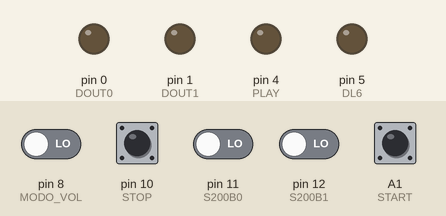
Simulated run of this sketch. Board: Arduino Mega 2560, built with avr-gcc and run on an emulated ATmega2560. On the bench: output pins drawn as LEDs (lit = HIGH). Inputs (shaded band) come from the test bench; at power-on: A1 (START), pin 8 (MODO_VOL), pin 10 (STOP), pin 11 (S200B0), pin 12 (S200B1) LOW.

Above: at 1.2 s.
1.3 s: A1 (START) pulled HIGH for 0.15 s
At 1.8 s:
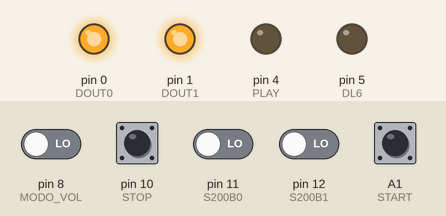
2.9 s: pin 8 (MODO_VOL) driven HIGH
At 4.1 s:
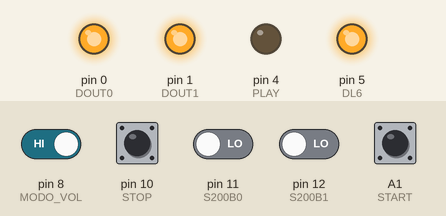
4.4 s: pin 8 (MODO_VOL) driven LOW
At 6.9 s:
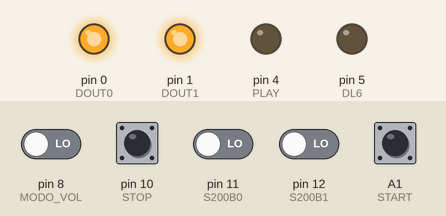
7.4 s: pin 8 (MODO_VOL) driven HIGH and pin 11 (S200B0) driven HIGH
At 8.6 s:
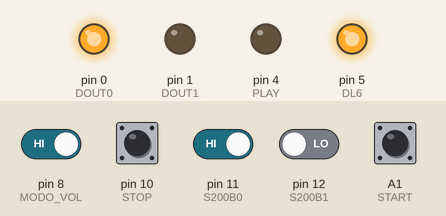
8.9 s: pin 12 (S200B1) driven HIGH
At 10.7 s:
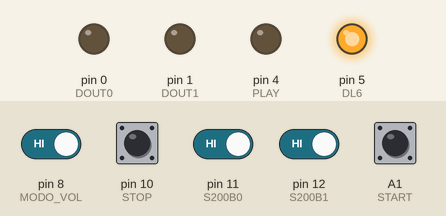
11.4 s: pin 11 (S200B0) driven LOW
At 11.9 s:
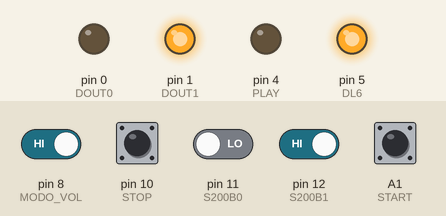
Timing chart, 0 to 13.9 s (numbered marks = the images above; inputs shaded):
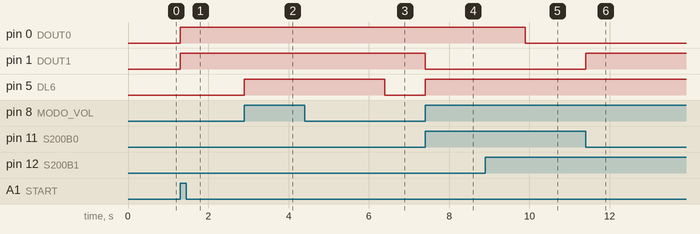

The sketch:

15.5.ino
```cpp
/* Naoki Pross 2E - 06.2016 - Esame parziale di elettronica
 *
 * Descrizione:
 *      Programma finale
 */

#include <Arduino.h>

/* I/O Pins */
// Input
#define MODO_VOL 8
#define DIN1    9
#define STOP    10
#define S200B0  11
#define S200B1  12
#define S200B2  13
#define S200B3  A0
#define START   A1

// Output
#define DOUT0   0
#define DOUT1   1
#define DOUT2   2
#define DOUT3   3
#define PLAY    4
#define DL6     5
#define DOUT6   6
#define DOUT7   7

// constants
#define MUTE  3
#define MIN   2
#define MEDIO 1
#define MAX   0


void setup() {
    pinMode(DOUT0, OUTPUT);
    pinMode(DOUT1, OUTPUT);
    pinMode(PLAY, OUTPUT);
    pinMode(DL6, OUTPUT);

    pinMode(MODO_VOL, INPUT);
    pinMode(STOP, INPUT);
    pinMode(S200B0, INPUT);
    pinMode(S200B1, INPUT);
    pinMode(S200B2, INPUT);
    pinMode(S200B3, INPUT);
    pinMode(START, INPUT);
}

void loop() {
    digitalWrite(DL6, LOW);
    digitalWrite(PLAY, LOW);

    if (digitalRead(START)) {
        digitalWrite(DOUT0, HIGH);
        digitalWrite(DOUT1, HIGH);
        delayMicroseconds(50);
        digitalWrite(PLAY, HIGH);

        while (!digitalRead(STOP)) {
            digitalWrite(DL6, LOW);
            digitalWrite(PLAY, LOW);

            if (digitalRead(MODO_VOL)) {
                char s200 = digitalRead(S200B0) | digitalRead(S200B1) << 1;
                switch (s200) {
                case MUTE:
                    digitalWrite(DOUT0, LOW);
                    digitalWrite(DOUT1, LOW);
                    digitalWrite(DL6, HIGH);
                    delay(500);
                    break;
                case MIN:
                    digitalWrite(DOUT0, LOW);
                    digitalWrite(DOUT1, HIGH);
                    digitalWrite(DL6, HIGH);
                    delay(1500);
                    break;
                case MEDIO:
                    digitalWrite(DOUT0, HIGH);
                    digitalWrite(DOUT1, LOW);
                    digitalWrite(DL6, HIGH);
                    delay(2500);
                    break;
                case MAX:
                    digitalWrite(DOUT0, HIGH);
                    digitalWrite(DOUT1, HIGH);
                    digitalWrite(DL6, HIGH);
                    delay(3500);
                    break;
                }
            }
        }

        digitalWrite(DL6, HIGH);
        delay(1500);
    }
}
```

Measured:
- after the input at 1.3 s, pin 0 (DOUT0), pin 1 (DOUT1): LOW → HIGH at once
- after the input at 2.9 s, pin 5 (DL6): LOW → HIGH at once
- after the input at 4.4 s, pin 5 (DL6): HIGH → LOW after 2.0 s
- after the input at 7.4 s, pin 1 (DOUT1): HIGH → LOW at once; pin 5 (DL6): LOW → HIGH at once
- after the input at 8.9 s, pin 0 (DOUT0): HIGH → LOW after 1.0 s
- after the input at 11.4 s, pin 1 (DOUT1): LOW → HIGH at once
